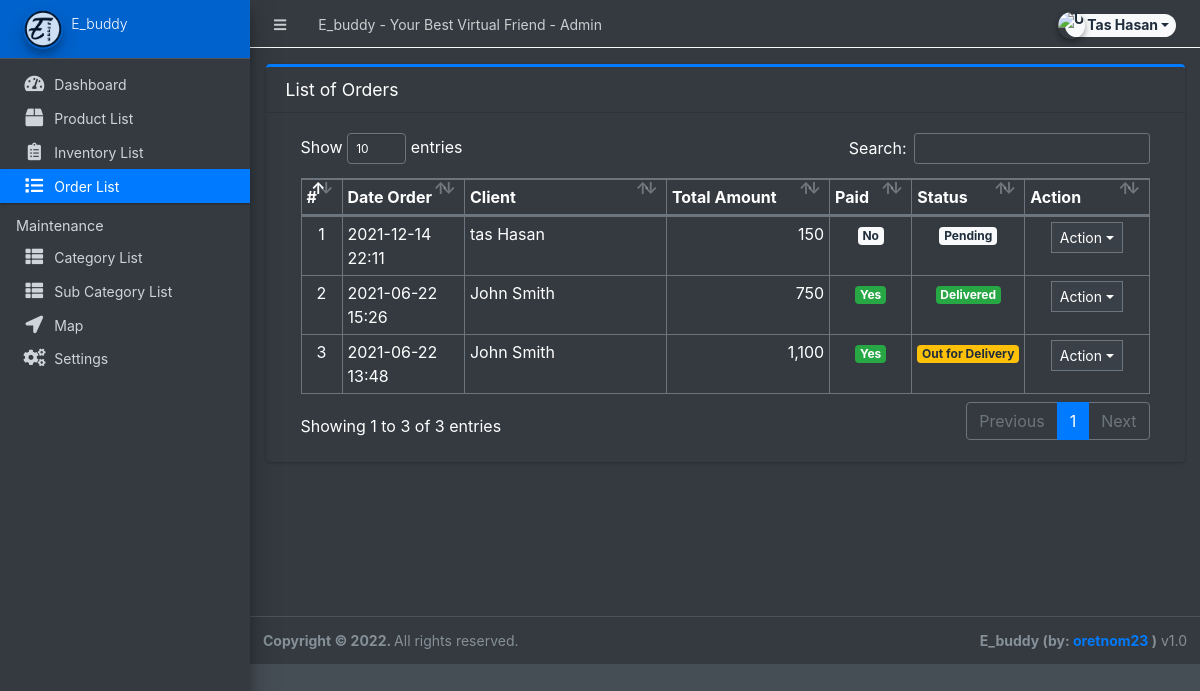
Screenshot of /admin/?page=orders (signed in) with the database file from the repository.
### tables this page shows
CREATE TABLE `orders` (
  `id` int(30) NOT NULL,
  `client_id` int(30) NOT NULL,
  `delivery_address` text NOT NULL,
  `payment_method` varchar(100) NOT NULL,
  `amount` double NOT NULL,
  `status` tinyint(2) NOT NULL DEFAULT 0,
  `paid` tinyint(1) NOT NULL DEFAULT 0,
  `date_created` datetime NOT NULL DEFAULT current_timestamp(),
  `date_updated` datetime DEFAULT NULL ON UPDATE current_timestamp()
);

### admin/orders/index.php (the view, shortened to what this page needs)
<div class="card card-outline card-primary">
	<div class="card-header">
		<h3 class="card-title">List of Orders</h3>
	</div>
	<div class="card-body">
		<div class="container-fluid">
        <div class="container-fluid">
			<table class="table table-bordered table-stripped">
				<colgroup>
					<col width="5%">
					<col width="15%">
					<col width="25%">
					<col width="20%">
					<col width="10%">
					<col width="10%">
					<col width="15%">
				</colgroup>
				<thead>
					<tr>
						<th>#</th>
						<th>Date Order</th>
						<th>Client</th>
						<th>Total Amount</th>
						<th>Paid</th>
						<th>Status</th>
						<th>Action</th>
					</tr>
				</thead>
				<tbody>
					<?php
					$i = 1;
						$qry = $conn->query("SELECT o.*,concat(c.firstname,' ',c.lastname) as client from `orders` o inner join clients c on c.id = o.client_id order by unix_timestamp(o.date_created) desc ");
						while($row = $qry->fetch_assoc()):
					?>
						<tr>
							<td class="text-center"><?php echo $i++; ?></td>
							<td><?php echo date("Y-m-d H:i",strtotime($row['date_created'])) ?></td>
							<td><?php echo $row['client'] ?></td>
							<td class="text-right"><?php echo number_format($row['amount']) ?></td>
							<td class="text-center">
                                <?php if($row['paid'] == 0): ?>
                                    <span class="badge badge-light">No</span>
                                <?php else: ?>
                                    <span class="badge badge-success">Yes</span>
                                <?php endif; ?>
                            </td>
							<td class="text-center">
                                <?php if($row['status'] == 0): ?>
                                    <span class="badge badge-light">Pending</span>
                                <?php elseif($row['status'] == 1): ?>
                                    <span class="badge badge-primary">Packed</span>
								<?php elseif($row['status'] == 2): ?>
                                    <span class="badge badge-warning">Out for Delivery</span>
								<?php elseif($row['status'] == 3): ?>
                                    <span class="badge badge-success">Delivered</span>
                                <?php else: ?>
                                    <span class="badge badge-danger">Cancelled</span>
                                <?php endif; ?>
                            </td>
							<td align="center">
								 <button type="button" class="btn btn-flat btn-default btn-sm dropdown-toggle dropdown-icon" data-toggle="dropdown">
				                  		Action
				                  </button>
							</td>
						</tr>
					<?php endwhile; ?>
				</tbody>
			</table>
		</div>
		</div>
	</div>
</div>

### rows the page displays
orders: date_created "2021-12-14 22:11", client "tas Hasan", amount "150", paid "No", status "Pending"
orders: date_created "2021-06-22 15:26", client "John Smith", amount "750", paid "Yes", status "Delivered"
orders: date_created "2021-06-22 13:48", client "John Smith", amount "1,100", paid "Yes", status "Out for Delivery"

### other values shown
$_settings->info('name') "E_buddy - Your Best Virtual Friend"
$_settings->userdata('firstname').' '.$_settings->userdata('lastname') "Tas Hasan"
$_settings->info('short_name') "E_buddy"
